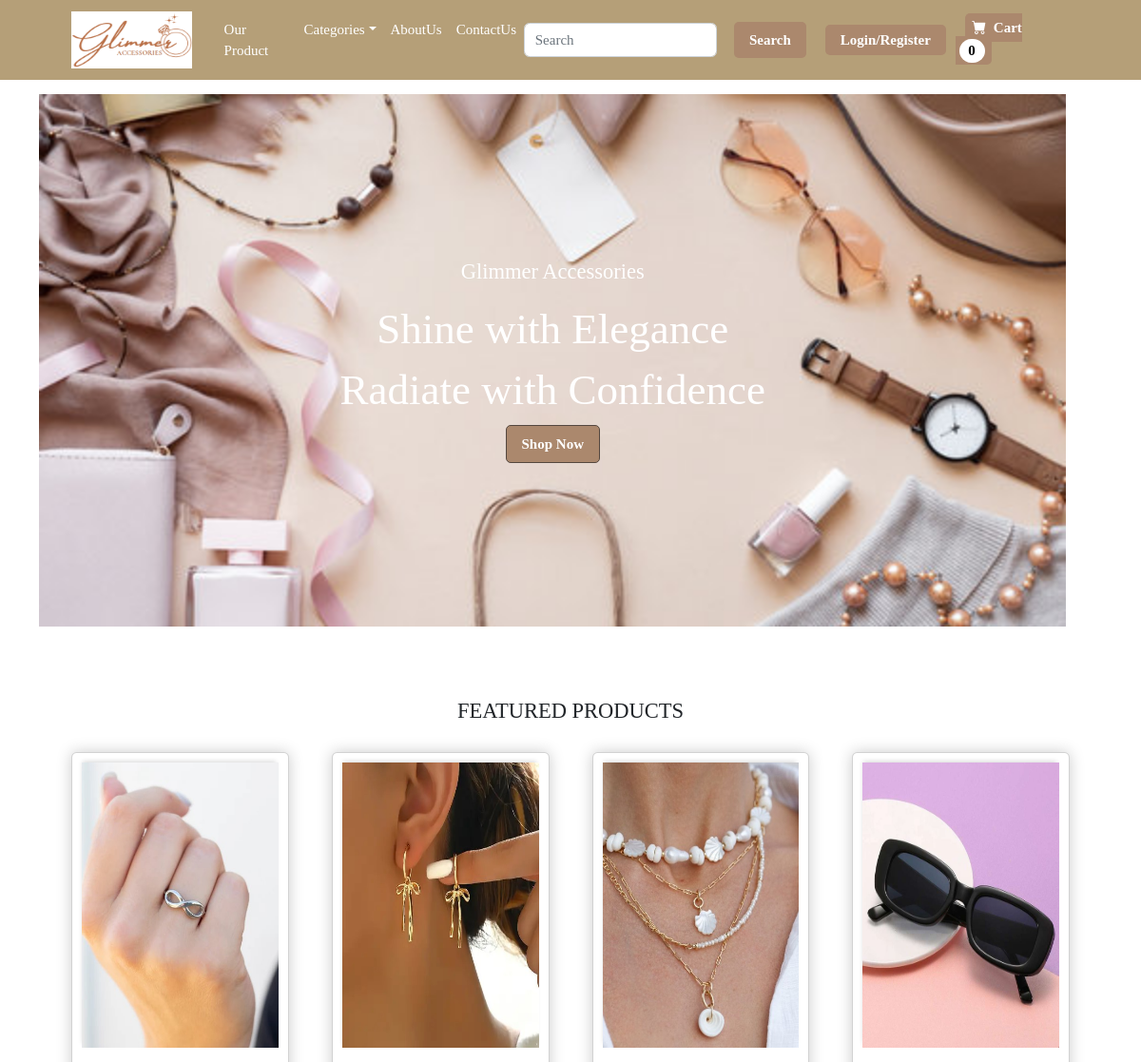
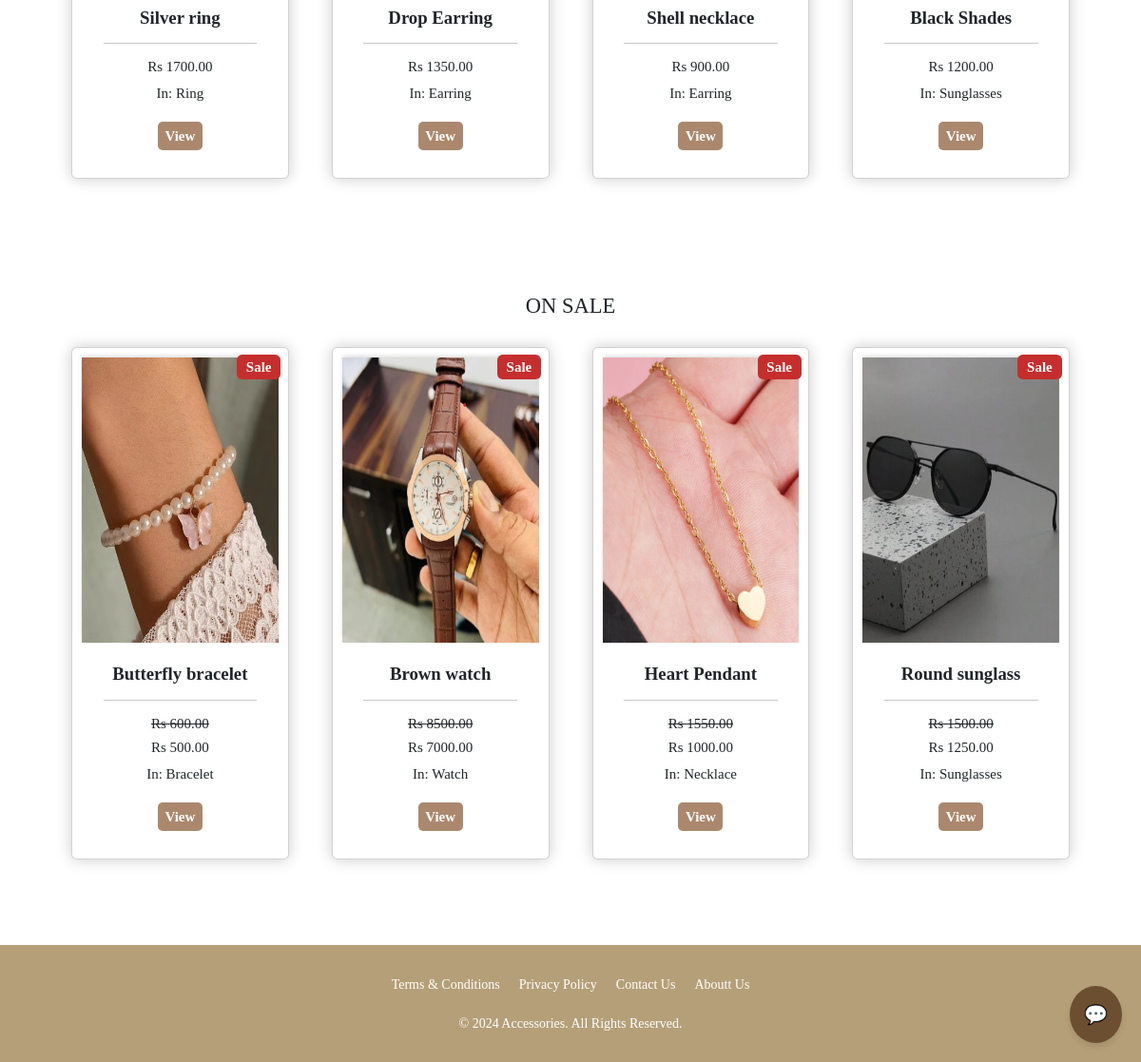
The page / on the database its author committed (2 pictures, top to bottom).
### ecommerce/models.py (models this page shows, shortened)
class Product(models.Model):
    name=models.CharField(max_length=100)
    price=models.DecimalField(default=0,decimal_places=2,max_digits=6)
    category=models.ForeignKey(Category,on_delete=models.CASCADE,default=1)
    description=models.CharField(max_length=250,default='',blank=True,null=True)
    image=models.ImageField(upload_to='uploads/product')
    is_sale=models.BooleanField(default=False)
    sale_price=models.DecimalField(default=0,decimal_places=2,max_digits=6)

class Category(models.Model):
    name = models.CharField(max_length=200)
    def __str__(self):
		    return self.name

### ecommerce/views.py (the view)
# urls.py: path('',views.home,name='home'),
def home(request):
    sale_products = Product.objects.filter(is_sale=True)
    products = Product.objects.filter(is_sale=False).order_by('?')[:4]
    return render(request, 'home.html', {
        'sale_products': sale_products,
        'products': products
    })

### cart/cart.py (called while the page is built)
    def __len__(self):
        return len(self.cart)

### cart/context_processors.py (called while the page is built)
def cart(request):
    return{'cart':Cart(request)}

### ecommerce/templates/home.html (shortened to what this page needs)
{%extends 'main.html' %}
{%load static%}
{%block content%}
<html>
    <head>
    </head>
</html>
<header class="py-5">
    <div class="container">
            <div id="slider">
                <figure>
                    <img src="{% static 'images/1.jpg' %}" alt="Image 1">
                </figure>
                <div class="overlay">
                    <h5>Glimmer Accessories</h5>
                    <h1>Shine with Elegance</h1>
                    <h1>Radiate with Confidence</h1>
                    <button onclick="location.href=''">Shop Now</button>
                </div>
    </div>
</header>
        <section class="py-5">
            <div class="container px-4 px-lg-5 mt-3">
                <h4><center>FEATURED PRODUCTS</center></h4>
                <br>
                <div class="row gx-4 gx-lg-5 row-cols-2 row-cols-md-3 row-cols-xl-4 justify-content-center">
                    {% for product in products %}
                        <div class="col mb-5">
                            <div class="card h-100 box-element">
                                <img class="thumbnail" src="{{ product.image.url }}" alt="{{ product.name }}">
                                <div class="card-body p-4 text-center">
                                    <h5 class="fw-bolder">{{ product.name }}</h5>
                                    <hr>
                                    <h6>Rs {{ product.price }}</h6>
                                    In: {{ product.category }}
                                </div>
                                <div class="card-footer p-4 pt-0 border-top-0 bg-transparent text-center">
                                    <a class="custom-cart-button" href="{% url 'product' product.id %}">View</a>
                                </div>
                            </div>
                        </div>
                    {% endfor %}
                </div>
                </div>
                </section>
        <section class="py-5">
            <div class="container px-4 px-lg-5 mt-3">
                <h4><center>ON SALE</center></h4>
                <br>
                <div class="row gx-4 gx-lg-5 row-cols-2 row-cols-md-3 row-cols-xl-4 justify-content-center">
                    {% for product in sale_products %}
                        <div class="col mb-5">
                            <div class="card h-100 box-element">
                                <div class="badge text-white position-absolute" style="top: 0.5rem; right: 0.5rem; background-color: #C62E2E;">Sale</div>
                                <img class="thumbnail" src="{{ product.image.url }}" alt="{{ product.name }}">
                                <div class="card-body p-4 text-center">
                                    <h5 class="fw-bolder">{{ product.name }}</h5>
                                    <hr>
                                    <h6><strike>Rs {{ product.price }}</strike></h6>
                                    <h6>Rs {{ product.sale_price }}</h6>
                                    In: {{ product.category }}
                                </div>
                                <div class="card-footer p-4 pt-0 border-top-0 bg-transparent text-center">
                                    <a class="custom-cart-button" href="{% url 'product' product.id %}">View</a>
                                </div>
                            </div>
                        </div>
                    {% endfor %}
                </div>
            </div>
        </section>
{%endblock content%}

### ecommerce/templates/main.html (shortened to what this page needs)
{%load static%}
<!DOCTYPE html>
<html lang="en">
    <head>
        <link rel="stylesheet" href="https://stackpath.bootstrapcdn.com/bootstrap/4.4.1/css/bootstrap.min.css">
        <link href="https://cdn.jsdelivr.net/npm/bootstrap-icons@1.5.0/font/bootstrap-icons.css" rel="stylesheet" />
        <link href="{% static 'css/styles.css' %}" rel="stylesheet" />
    </head>
    <body>
        {% include 'navbar.html' %}
        {%block content%}
        {%endblock content%}
    <button class="chat-button" onclick="toggleChatWindow()">💬</button>
        <footer>
            <div class="footer-container">
                <div class="footer-links">
                    <nav>
                        <ul class="footer-nav">
                            <li><a href="">Terms & Conditions</a></li>
                            <li><a href="">Privacy Policy</a></li>
                            <li><a href="/contact">Contact Us</a></li>
                            <li><a href="/about">Aboutt Us</a></li>
                        </ul>
                    </nav>
                    <div class="footer-copy">
                      <p>&copy; 2024 Accessories. All Rights Reserved.</p>
                    </div>
                </div>
            </div>
          </footer>
    </body>
</html>

### ecommerce/templates/navbar.html (shortened to what this page needs)
{%load static%}
<nav class="navbar navbar-expand-lg navbar-light bg-light" >
    <div class="container px-4 px-lg-5">
        <a class="navbar-brand" href="{%url 'home'%}">
            <img id="logo" src="{% static 'images/logo1.png'%}" alt="picture" >
        </a>
        <div class="collapse navbar-collapse" id="navbarSupportedContent">
            <ul class="navbar-nav me-auto mb-2 mb-lg-0 ms-lg-4">
                <li class="nav-item">
                    <a class="nav-link active" aria-current="page" style="color: white;" href="{%url 'allproduct'%}">Our Product</a>
                </li>
                <li class="nav-item dropdown">
                    <a class="nav-link dropdown-toggle active" id="navbarDropdown" href="#" role="button" data-bs-toggle="dropdown" aria-expanded="false" style="color: white;">Categories</a>
                </li>
                <li class="nav-item">
                    <a class="nav-link active" aria-current="page" style="color: white;" href="{%url 'about'%}">AboutUs</a>
                </li>
                <li class="nav-item">
                    <a class="nav-link active" style="color: white;" href="{%url 'contact'%}">ContactUs</a>
                </li>
            </ul>
            <form class="custom-search-form">
                <input class="form-control mr-sm-2 custom-search-input" type="search" placeholder="Search" aria-label="Search">
                <button class="custom-search-button" type="submit">Search</button>
            </form>
           <form>
                {% if user.is_authenticated%}
                    <a href="{%url 'logout'%}" class="custom-login-button">Logout</a>
                {%else%}
                    <a href="{%url 'login'%}" class="custom-login-button">Login/Register</a>
                {%endif%}
           </form>
            <form >
                <a href="{%url 'cart_summary'%}" class="custom-cart-button">
                    <i class="bi-cart-fill me-1" ></i>
                    Cart
                    <span class="badge ms-1 rounded-pill" style="background-color: white; color: black;" id="cart_quantity">{{cart|length}}</span>
                </a>
            </form>
        </div>
    </div>
</nav>

### ecommerce/templates/main.html (style rules this page uses)
* { margin: 0; padding: 0; box-sizing: border-box; }
.chat-button { position: fixed; bottom: 20px; right: 20px; background-color: #6C4E31; color: white; border: none; padding: 15px; border-radius: 50%; font-size: 20px; cursor: pointer; box-shadow: 0 4px 6px rgba(0, 0, 0, 0.1); z-index: 100; }

### ecommerce/templates/home.html (style rules this page uses)
* { margin: 0; padding: 0; box-sizing: border-box; }
html, body { width: 100%; height: 100%; overflow-x: hidden; }
#slider { position: relative; width: 90vw; height: 70vh; overflow: hidden; }
#slider figure { display: flex; position: absolute; width: 500%; margin: 0; left: 0; top: 0; animation: sliderAnimation 15s infinite; }
#slider figure img { width: 90vw; height: 70vh; object-fit: cover; }
.overlay { position: absolute; top: 0; left: 0; width: 100%; height: 100%; background: rgba(0, 0, 0, 0); display: flex; flex-direction: column; justify-content: center; align-items: center; color: white; text-align: center; }
.overlay h1 { font-size: 3rem; margin-bottom: 10px; color: white; }
.overlay h5 { font-size: 1.5rem; margin-bottom: 20px; color: white; }
.overlay button { background-color: #AB886D; color: white; border: 1px solid #54473F; margin: 0 10px; padding: 8px 16px; border-radius: 5px; font-weight: bold; transition: background-color 0.3s ease; }

### rows shown on the page
Product: image (picture), price "1700.00", category "Ring"
Product: image (picture), price "1350.00", category "Earring"
Product: image (picture), price "900.00", category "Earring"
Product: image (picture), price "1200.00", category "Sunglasses"
Product: image (picture), price "600.00", sale_price "500.00", category "Bracelet"
Product: image (picture), price "8500.00", sale_price "7000.00", category "Watch"
Product: image (picture), price "1550.00", sale_price "1000.00", category "Necklace"
Product: image (picture), price "1500.00", sale_price "1250.00", category "Sunglasses"

### other values the page prints
{{ cart|length }} "0"
